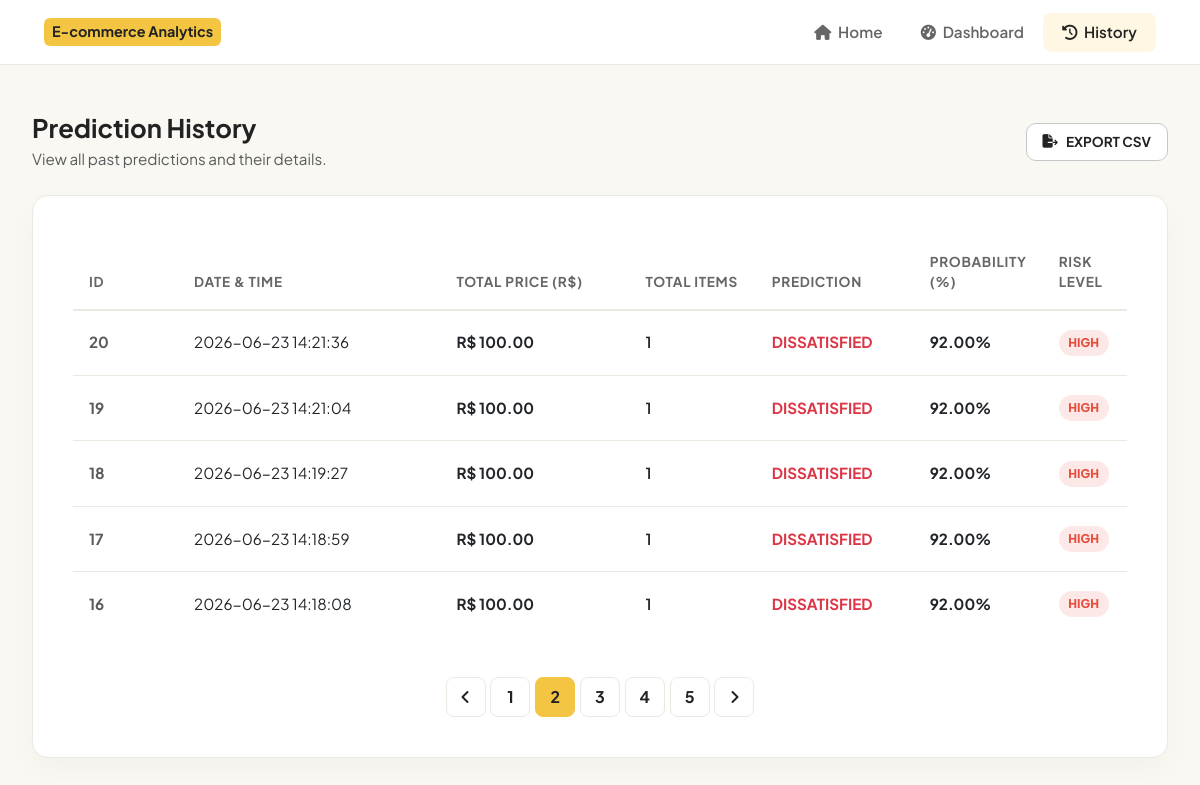
Page /history?page=2 on the committed database.
### tables this page shows
CREATE TABLE prediction_logs (
            id INTEGER PRIMARY KEY AUTOINCREMENT,
            timestamp DATETIME DEFAULT CURRENT_TIMESTAMP,
            total_price REAL NOT NULL,
            total_items INTEGER NOT NULL,
            prediction TEXT NOT NULL,
            probability REAL NOT NULL,
            risk_level TEXT NOT NULL
        );

### app.py (the view)
@app.route('/history')
def history():
    page = request.args.get('page', 1, type=int)
    per_page = 5
    offset = (page - 1) * per_page
    conn = get_db_connection()
    cursor = conn.cursor()
    cursor.execute("SELECT COUNT(*) FROM prediction_logs")
    total_records = cursor.fetchone()[0]
    total_pages = (total_records + per_page - 1) // per_page
    cursor.execute('''
        SELECT * FROM prediction_logs
        ORDER BY timestamp DESC
        LIMIT ? OFFSET ?
    ''', (per_page, offset))
    logs = cursor.fetchall()
    conn.close()
    return render_template(
        'history.html',
        logs=logs,
        page=page,
        total_pages=total_pages,
        total_records=total_records
    )

### app.py (called while the page is built)
def get_db_connection():
    conn = sqlite3.connect(DB_PATH)
    conn.row_factory = sqlite3.Row
    return conn

### templates/history.html (shortened to what this page needs)
{% extends 'base.html' %}
{% block content_wrapper %}
<div class="full-width-container">
    <div class="d-flex flex-column flex-sm-row justify-content-between align-items-start align-items-sm-center mb-4 gap-3">
        <div>
            <h2 class="fw-bold mb-1" style="font-size: 1.6rem;">Prediction History</h2>
            <p class="text-muted mb-0" style="font-size: 0.95rem;">View all past predictions and their details.</p>
        </div>
        <a href="{{ url_for('export_csv') }}" class="btn btn-light fw-bold border-secondary-subtle px-3 py-2" style="border-radius: 10px; font-size: 0.85rem; background-color: var(--card-white); border: 1px solid var(--border-gray); color: var(--text-black); display: flex; align-items: center; gap: 0.5rem; transition: all 0.2s ease;">
            <i class="fa-solid fa-file-export"></i> EXPORT CSV
        </a>
    </div>
    <div class="history-table-container">
        {% if logs %}
        <table class="table table-custom align-middle">
            <thead>
                <tr>
                    <th scope="col" style="width: 10%;">ID</th>
                    <th scope="col" style="width: 25%;">Date & Time</th>
                    <th scope="col" style="width: 18%;">Total Price (R$)</th>
                    <th scope="col" style="width: 12%;">Total Items</th>
                    <th scope="col" style="width: 15%;">Prediction</th>
                    <th scope="col" style="width: 12%;">Probability (%)</th>
                    <th scope="col" style="width: 11%;">Risk Level</th>
                </tr>
            </thead>
            <tbody>
                {% for log in logs %}
                <tr>
                    <td class="fw-bold text-muted">{{ log['id'] }}</td>
                    <td>{{ log['timestamp'] }}</td>
                    <td class="fw-bold">R$ {{ "%.2f"|format(log['total_price']) }}</td>
                    <td class="fw-semibold">{{ log['total_items'] }}</td>
                    <td>
                        {% if log['prediction'] == 'DISSATISFIED' %}
                        <span class="fw-bold text-danger">DISSATISFIED</span>
                        {% else %}
                        <span class="fw-bold text-success">SATISFIED</span>
                        {% endif %}
                    </td>
                    <td class="fw-bold">{{ "%.2f"|format(log['probability']) }}%</td>
                    <td>
                        {% if log['risk_level'] == 'High Risk' %}
                        <span class="badge-risk badge-risk-high" style="padding: 0.25rem 0.6rem; font-size: 0.75rem;">HIGH</span>
                        {% elif log['risk_level'] == 'Medium Risk' %}
                        <span class="badge-risk badge-risk-medium" style="padding: 0.25rem 0.6rem; font-size: 0.75rem;">MEDIUM</span>
                        {% else %}
                        <span class="badge-risk badge-risk-low" style="padding: 0.25rem 0.6rem; font-size: 0.75rem;">LOW</span>
                        {% endif %}
                    </td>
                </tr>
                {% endfor %}
            </tbody>
        </table>
        {% if total_pages > 1 %}
        <div class="pagination-custom">
            <a href="{{ url_for('history', page=page-1) }}" class="page-item-custom {% if page == 1 %}disabled{% endif %}">
                <i class="fa-solid fa-angle-left"></i>
            </a>
            {% for p in range(1, total_pages + 1) %}
                {% if p == page %}
                <a href="#" class="page-item-custom active">{{ p }}</a>
                {% else %}
                <a href="{{ url_for('history', page=p) }}" class="page-item-custom">{{ p }}</a>
                {% endif %}
            {% endfor %}
            <a href="{{ url_for('history', page=page+1) }}" class="page-item-custom {% if page == total_pages %}disabled{% endif %}">
                <i class="fa-solid fa-angle-right"></i>
            </a>
        </div>
        {% endif %}
        {% else %}
        <div class="text-center py-5">
            <i class="fa-solid fa-folder-open text-muted mb-3" style="font-size: 3rem;"></i>
            <h5 class="fw-bold">No prediction logs found</h5>
            <p class="text-muted mb-0">Run a prediction from the home page to start logging details.</p>
        </div>
        {% endif %}
    </div>
</div>
{% endblock %}

### static/css/style.css (style rules this page uses)
:root { --bg-cream: #FAF8F2; --bg-panel-cream: #F4F1E8; --accent-yellow: #F4C542; --accent-yellow-hover: #E0B332; --text-black: #222222; --text-muted: #666666; --card-white: #FFFFFF; --border-gray: #EBE9E2; --color-satisfied: #2ECC71; --color-dissatisfied: #E74C3C; --color-neutral: #F39C12; --shadow-soft: 0 12px 30px rgba(0, 0, 0, 0.03); --shadow-medium: 0 16px 40px rgba(0, 0, 0, 0.05); --radius-lg: 16px; --radius-md: 12px; }
body { background-color: var(--bg-cream); color: var(--text-black); font-family: 'Plus Jakarta Sans', sans-serif; min-height: 100vh; display: flex; flex-direction: column; margin: 0; }
.full-width-container { max-width: 1280px; margin: 0 auto; width: 100%; padding: 3rem 2rem; box-sizing: border-box; }
.badge-risk { font-size: 0.8rem; font-weight: 800; padding: 0.4rem 1rem; border-radius: 50px; display: inline-block; text-transform: uppercase; }
.badge-risk-high { background-color: rgba(229, 76, 60, 0.12); color: var(--color-dissatisfied); }
.history-table-container { background-color: var(--card-white); border-radius: var(--radius-lg); box-shadow: var(--shadow-soft); border: 1px solid var(--border-gray); padding: 2.5rem; overflow-x: auto; }
.table-custom { width: 100%; margin-bottom: 0; }
.table-custom th { font-weight: 700; font-size: 0.85rem; text-transform: uppercase; letter-spacing: 0.05em; color: var(--text-muted); padding: 1rem; border-bottom: 2px solid var(--border-gray); }
.table-custom td { padding: 1.2rem 1rem; font-size: 0.95rem; vertical-align: middle; border-bottom: 1px solid var(--border-gray); }
.table-custom tr:last-child td { border-bottom: none; }
.pagination-custom { display: flex; justify-content: center; align-items: center; gap: 0.3rem; margin-top: 2.5rem; }
.page-item-custom { text-decoration: none; color: var(--text-black); font-weight: 700; width: 40px; height: 40px; border-radius: 8px; border: 1px solid var(--border-gray); display: flex; align-items: center; justify-content: center; background-color: var(--card-white); transition: all 0.25s ease; }
.page-item-custom.active { background-color: var(--accent-yellow); border-color: var(--accent-yellow); }

### rows in the picture
prediction_logs: id "20", timestamp "2026-06-23 14:21:36", total_price "100.00", total_items "1", prediction "DISSATISFIED", probability "92.00", risk_level "HIGH"
prediction_logs: id "19", timestamp "2026-06-23 14:21:04", total_price "100.00", total_items "1", prediction "DISSATISFIED", probability "92.00", risk_level "HIGH"
prediction_logs: id "18", timestamp "2026-06-23 14:19:27", total_price "100.00", total_items "1", prediction "DISSATISFIED", probability "92.00", risk_level "HIGH"
prediction_logs: id "17", timestamp "2026-06-23 14:18:59", total_price "100.00", total_items "1", prediction "DISSATISFIED", probability "92.00", risk_level "HIGH"
prediction_logs: id "16", timestamp "2026-06-23 14:18:08", total_price "100.00", total_items "1", prediction "DISSATISFIED", probability "92.00", risk_level "HIGH"

### other values in the picture
{{ p }} "1" "3" "4" "5"
{{ p }} "2"
